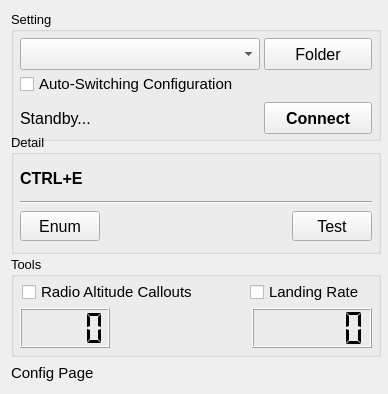
<?xml version="1.0" encoding="UTF-8"?>
<ui version="4.0">
 <class>Widget</class>
 <widget class="QWidget" name="Widget">
  <property name="geometry">
   <rect>
    <x>0</x>
    <y>0</y>
    <width>388</width>
    <height>394</height>
   </rect>
  </property>
  <property name="minimumSize">
   <size>
    <width>388</width>
    <height>394</height>
   </size>
  </property>
  <property name="maximumSize">
   <size>
    <width>388</width>
    <height>394</height>
   </size>
  </property>
  <property name="windowTitle">
   <string>Widget</string>
  </property>
  <layout class="QGridLayout" name="gridLayout_4">
   <item row="0" column="0">
    <widget class="QGroupBox" name="groupBox">
     <property name="minimumSize">
      <size>
       <width>370</width>
       <height>130</height>
      </size>
     </property>
     <property name="maximumSize">
      <size>
       <width>370</width>
       <height>130</height>
      </size>
     </property>
     <property name="font">
      <font>
       <pointsize>10</pointsize>
      </font>
     </property>
     <property name="title">
      <string>Setting</string>
     </property>
     <layout class="QGridLayout" name="gridLayout">
      <property name="leftMargin">
       <number>6</number>
      </property>
      <property name="topMargin">
       <number>6</number>
      </property>
      <property name="rightMargin">
       <number>6</number>
      </property>
      <property name="bottomMargin">
       <number>8</number>
      </property>
      <item row="0" column="0">
       <widget class="QComboBox" name="cbConfig">
        <property name="minimumSize">
         <size>
          <width>240</width>
          <height>32</height>
         </size>
        </property>
        <property name="maximumSize">
         <size>
          <width>240</width>
          <height>32</height>
         </size>
        </property>
        <property name="font">
         <font>
          <pointsize>12</pointsize>
         </font>
        </property>
       </widget>
      </item>
      <item row="0" column="1">
       <widget class="QPushButton" name="pbtnFolder">
        <property name="minimumSize">
         <size>
          <width>108</width>
          <height>32</height>
         </size>
        </property>
        <property name="maximumSize">
         <size>
          <width>108</width>
          <height>32</height>
         </size>
        </property>
        <property name="font">
         <font>
          <pointsize>12</pointsize>
         </font>
        </property>
        <property name="text">
         <string>Folder</string>
        </property>
        <property name="icon">
         <iconset resource="Icons.qrc">
          <normaloff>:/Resoure/OpenFile.png</normaloff>:/Resoure/OpenFile.png</iconset>
        </property>
        <property name="iconSize">
         <size>
          <width>20</width>
          <height>20</height>
         </size>
        </property>
       </widget>
      </item>
      <item row="1" column="0" colspan="2">
       <widget class="QCheckBox" name="ckbAuto">
        <property name="font">
         <font>
          <pointsize>11</pointsize>
         </font>
        </property>
        <property name="text">
         <string>Auto-Switching Configuration</string>
        </property>
       </widget>
      </item>
      <item row="2" column="0">
       <widget class="QLabel" name="lbInfo">
        <property name="minimumSize">
         <size>
          <width>0</width>
          <height>32</height>
         </size>
        </property>
        <property name="maximumSize">
         <size>
          <width>16777215</width>
          <height>32</height>
         </size>
        </property>
        <property name="font">
         <font>
          <pointsize>12</pointsize>
         </font>
        </property>
        <property name="text">
         <string>Standby...</string>
        </property>
       </widget>
      </item>
      <item row="2" column="1">
       <widget class="QPushButton" name="pbtnConnect">
        <property name="minimumSize">
         <size>
          <width>108</width>
          <height>32</height>
         </size>
        </property>
        <property name="maximumSize">
         <size>
          <width>108</width>
          <height>32</height>
         </size>
        </property>
        <property name="font">
         <font>
          <family>Microsoft Sans Serif</family>
          <pointsize>12</pointsize>
          <bold>true</bold>
         </font>
        </property>
        <property name="text">
         <string>Connect</string>
        </property>
        <property name="icon">
         <iconset resource="Icons.qrc">
          <normaloff>:/Resoure/CoilBalck.png</normaloff>:/Resoure/CoilBalck.png</iconset>
        </property>
        <property name="iconSize">
         <size>
          <width>18</width>
          <height>18</height>
         </size>
        </property>
       </widget>
      </item>
     </layout>
    </widget>
   </item>
   <item row="1" column="0">
    <widget class="QGroupBox" name="groupBox_2">
     <property name="minimumSize">
      <size>
       <width>370</width>
       <height>120</height>
      </size>
     </property>
     <property name="maximumSize">
      <size>
       <width>370</width>
       <height>120</height>
      </size>
     </property>
     <property name="font">
      <font>
       <pointsize>10</pointsize>
      </font>
     </property>
     <property name="title">
      <string>Detail</string>
     </property>
     <layout class="QVBoxLayout" name="verticalLayout">
      <property name="leftMargin">
       <number>6</number>
      </property>
      <property name="topMargin">
       <number>6</number>
      </property>
      <property name="rightMargin">
       <number>6</number>
      </property>
      <property name="bottomMargin">
       <number>6</number>
      </property>
      <item>
       <widget class="QLabel" name="lbDetail">
        <property name="minimumSize">
         <size>
          <width>0</width>
          <height>32</height>
         </size>
        </property>
        <property name="maximumSize">
         <size>
          <width>16777215</width>
          <height>32</height>
         </size>
        </property>
        <property name="font">
         <font>
          <pointsize>12</pointsize>
          <bold>true</bold>
         </font>
        </property>
        <property name="text">
         <string>CTRL+E</string>
        </property>
       </widget>
      </item>
      <item>
       <widget class="Line" name="line">
        <property name="orientation">
         <enum>Qt::Orientation::Horizontal</enum>
        </property>
       </widget>
      </item>
      <item>
       <layout class="QHBoxLayout" name="horizontalLayout_4">
        <property name="spacing">
         <number>1</number>
        </property>
        <item>
         <widget class="QPushButton" name="pbtnEnum">
          <property name="minimumSize">
           <size>
            <width>80</width>
            <height>30</height>
           </size>
          </property>
          <property name="maximumSize">
           <size>
            <width>80</width>
            <height>30</height>
           </size>
          </property>
          <property name="font">
           <font>
            <pointsize>12</pointsize>
           </font>
          </property>
          <property name="text">
           <string>Enum</string>
          </property>
          <property name="icon">
           <iconset resource="Icons.qrc">
            <normaloff>:/Resoure/com.png</normaloff>:/Resoure/com.png</iconset>
          </property>
          <property name="iconSize">
           <size>
            <width>20</width>
            <height>20</height>
           </size>
          </property>
         </widget>
        </item>
        <item>
         <spacer name="horizontalSpacer">
          <property name="orientation">
           <enum>Qt::Orientation::Horizontal</enum>
          </property>
          <property name="sizeHint" stdset="0">
           <size>
            <width>263</width>
            <height>20</height>
           </size>
          </property>
         </spacer>
        </item>
        <item>
         <widget class="QPushButton" name="pbtnTest">
          <property name="minimumSize">
           <size>
            <width>80</width>
            <height>30</height>
           </size>
          </property>
          <property name="maximumSize">
           <size>
            <width>80</width>
            <height>30</height>
           </size>
          </property>
          <property name="font">
           <font>
            <pointsize>12</pointsize>
           </font>
          </property>
          <property name="text">
           <string>Test</string>
          </property>
          <property name="icon">
           <iconset resource="Icons.qrc">
            <normaloff>:/Resoure/Send.png</normaloff>:/Resoure/Send.png</iconset>
          </property>
          <property name="iconSize">
           <size>
            <width>20</width>
            <height>20</height>
           </size>
          </property>
         </widget>
        </item>
       </layout>
      </item>
     </layout>
    </widget>
   </item>
   <item row="2" column="0">
    <widget class="QGroupBox" name="groupBox_3">
     <property name="minimumSize">
      <size>
       <width>370</width>
       <height>0</height>
      </size>
     </property>
     <property name="maximumSize">
      <size>
       <width>370</width>
       <height>16777215</height>
      </size>
     </property>
     <property name="font">
      <font>
       <pointsize>10</pointsize>
      </font>
     </property>
     <property name="title">
      <string>Tools</string>
     </property>
     <layout class="QGridLayout" name="gridLayout_3">
      <property name="leftMargin">
       <number>6</number>
      </property>
      <property name="topMargin">
       <number>5</number>
      </property>
      <property name="rightMargin">
       <number>6</number>
      </property>
      <property name="bottomMargin">
       <number>6</number>
      </property>
      <item row="0" column="0">
       <layout class="QHBoxLayout" name="horizontalLayout">
        <item>
         <widget class="QCheckBox" name="ckbRA">
          <property name="minimumSize">
           <size>
            <width>220</width>
            <height>20</height>
           </size>
          </property>
          <property name="maximumSize">
           <size>
            <width>220</width>
            <height>20</height>
           </size>
          </property>
          <property name="font">
           <font>
            <pointsize>11</pointsize>
           </font>
          </property>
          <property name="text">
           <string>Radio Altitude Callouts</string>
          </property>
         </widget>
        </item>
        <item>
         <widget class="QCheckBox" name="ckbLR">
          <property name="minimumSize">
           <size>
            <width>120</width>
            <height>20</height>
           </size>
          </property>
          <property name="maximumSize">
           <size>
            <width>120</width>
            <height>20</height>
           </size>
          </property>
          <property name="font">
           <font>
            <pointsize>11</pointsize>
           </font>
          </property>
          <property name="text">
           <string>Landing Rate</string>
          </property>
         </widget>
        </item>
       </layout>
      </item>
      <item row="1" column="0">
       <layout class="QHBoxLayout" name="horizontalLayout_2">
        <item>
         <widget class="QLCDNumber" name="lcdRA">
          <property name="minimumSize">
           <size>
            <width>90</width>
            <height>40</height>
           </size>
          </property>
          <property name="maximumSize">
           <size>
            <width>90</width>
            <height>40</height>
           </size>
          </property>
          <property name="sizeIncrement">
           <size>
            <width>120</width>
            <height>40</height>
           </size>
          </property>
          <property name="font">
           <font>
            <pointsize>11</pointsize>
            <bold>false</bold>
           </font>
          </property>
          <property name="smallDecimalPoint">
           <bool>true</bool>
          </property>
          <property name="digitCount">
           <number>4</number>
          </property>
          <property name="mode">
           <enum>QLCDNumber::Mode::Dec</enum>
          </property>
          <property name="segmentStyle">
           <enum>QLCDNumber::SegmentStyle::Flat</enum>
          </property>
         </widget>
        </item>
        <item>
         <spacer name="horizontalSpacer_2">
          <property name="orientation">
           <enum>Qt::Orientation::Horizontal</enum>
          </property>
          <property name="sizeHint" stdset="0">
           <size>
            <width>118</width>
            <height>20</height>
           </size>
          </property>
         </spacer>
        </item>
        <item>
         <widget class="QLCDNumber" name="lcdLR">
          <property name="minimumSize">
           <size>
            <width>120</width>
            <height>40</height>
           </size>
          </property>
          <property name="maximumSize">
           <size>
            <width>120</width>
            <height>40</height>
           </size>
          </property>
          <property name="sizeIncrement">
           <size>
            <width>120</width>
            <height>40</height>
           </size>
          </property>
          <property name="font">
           <font>
            <pointsize>11</pointsize>
            <bold>false</bold>
           </font>
          </property>
          <property name="smallDecimalPoint">
           <bool>true</bool>
          </property>
          <property name="digitCount">
           <number>5</number>
          </property>
          <property name="mode">
           <enum>QLCDNumber::Mode::Dec</enum>
          </property>
          <property name="segmentStyle">
           <enum>QLCDNumber::SegmentStyle::Flat</enum>
          </property>
         </widget>
        </item>
       </layout>
      </item>
     </layout>
    </widget>
   </item>
   <item row="3" column="0">
    <layout class="QHBoxLayout" name="horizontalLayout_3">
     <item>
      <widget class="QLabel" name="label_3">
       <property name="minimumSize">
        <size>
         <width>100</width>
         <height>20</height>
        </size>
       </property>
       <property name="maximumSize">
        <size>
         <width>100</width>
         <height>20</height>
        </size>
       </property>
       <property name="font">
        <font>
         <pointsize>11</pointsize>
         <bold>false</bold>
        </font>
       </property>
       <property name="text">
        <string>Config Page</string>
       </property>
      </widget>
     </item>
     <item>
      <widget class="QLabel" name="lbPage">
       <property name="minimumSize">
        <size>
         <width>60</width>
         <height>20</height>
        </size>
       </property>
       <property name="maximumSize">
        <size>
         <width>60</width>
         <height>20</height>
        </size>
       </property>
       <property name="sizeIncrement">
        <size>
         <width>90</width>
         <height>20</height>
        </size>
       </property>
       <property name="text">
        <string/>
       </property>
      </widget>
     </item>
     <item>
      <spacer name="horizontalSpacer_3">
       <property name="orientation">
        <enum>Qt::Orientation::Horizontal</enum>
       </property>
       <property name="sizeHint" stdset="0">
        <size>
         <width>178</width>
         <height>20</height>
        </size>
       </property>
      </spacer>
     </item>
    </layout>
   </item>
  </layout>
 </widget>
 <resources>
  <include location="Icons.qrc"/>
 </resources>
 <connections/>
</ui>
